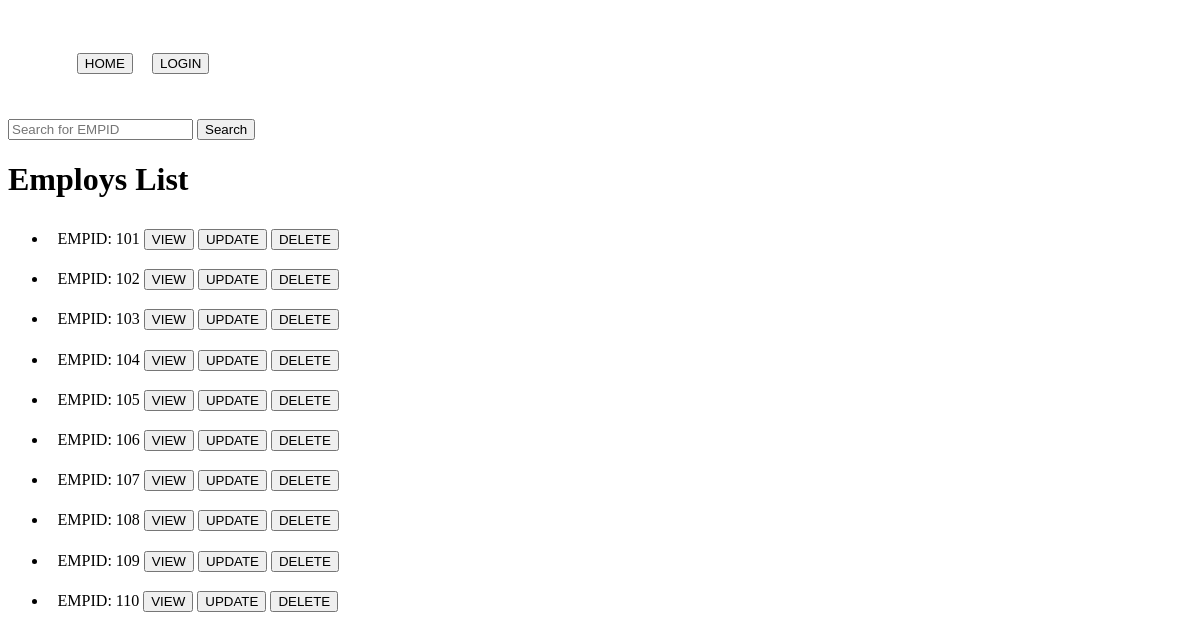
/emp/list/, run on an earlier commit of the app's database.
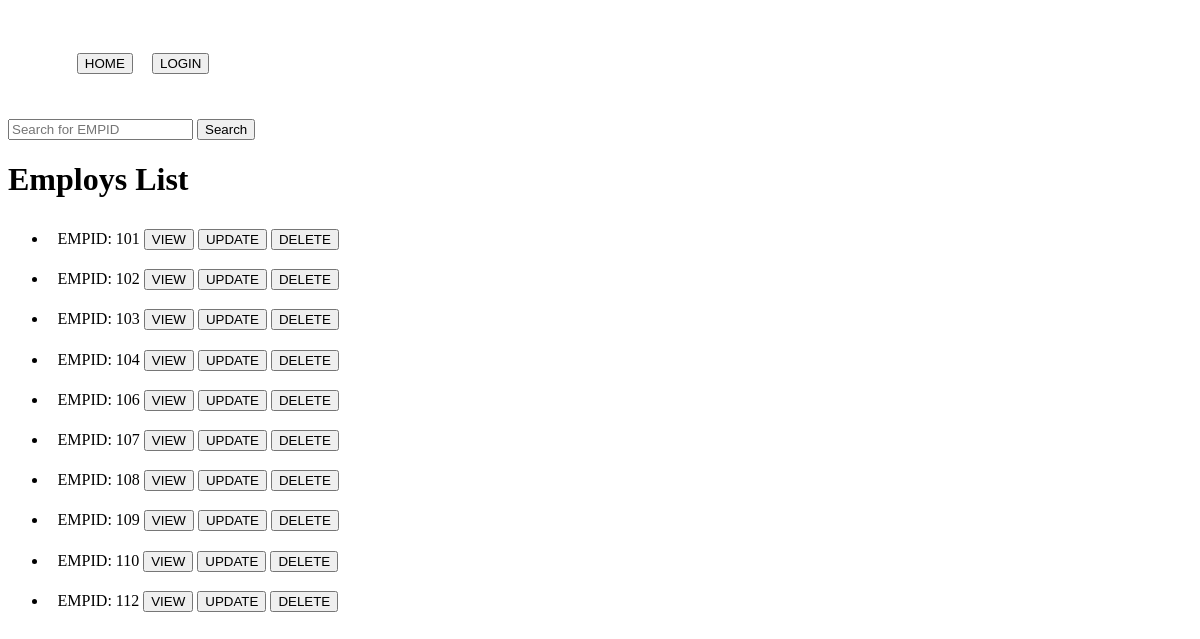
And on a later commit of the database.
### emp/models.py (models this page shows, shortened)
class Employ(models.Model):
    empid = models.IntegerField()
    fname = models.CharField(max_length=20)
    lname = models.CharField(max_length=20)
    email = models.EmailField()
    mobile = models.IntegerField()
    position = models.CharField(max_length=20)
    def get_delete_url(self):
        return reverse('emp:delete_emp', kwargs = {'id' : self.id})
    def get_update_url(self):
        return reverse('emp:update_emp', kwargs = {'id' : self.id})
    def get_absolute_url(self):
        return reverse('emp:view_emp', kwargs = {'id' : self.id})
    class Meta:
        verbose_name = 'Employee'
        verbose_name_plural = 'Employees'

### emp/views.py (the view)
# urls.py: path('list/', employlist, name='list_emp'),
def employlist(request, *args, **kwargs):
    queryset = Employ.objects.all()
    query = request.GET.get('q', None)
    if query is not None:
        queryset = queryset.filter(empid__icontains=query)
    context = {
        'object_list' : queryset
    }
    return render(request, 'emp/list.html', context)

### templates/emp/list.html (shortened to what this page needs)
{% include 'navbar.html' %}
{% include 'search.html' %}
<h1>Employs List</h1>
<ul>
    {% for i in object_list %}
    <li>EMPID: {{ i.empid }} <button><a href=" {{ i.get_absolute_url }} ">VIEW</a></button> <button><a href="{{ i.get_update_url }}">UPDATE</a></button> <button><a href="{{ i.get_delete_url }}">DELETE</a></button>
    </li>
    {% endfor %}
</ul>

What changed in the data, as far as the page shows it:
removed Employ: empid "105"
added Employ: empid "112"
